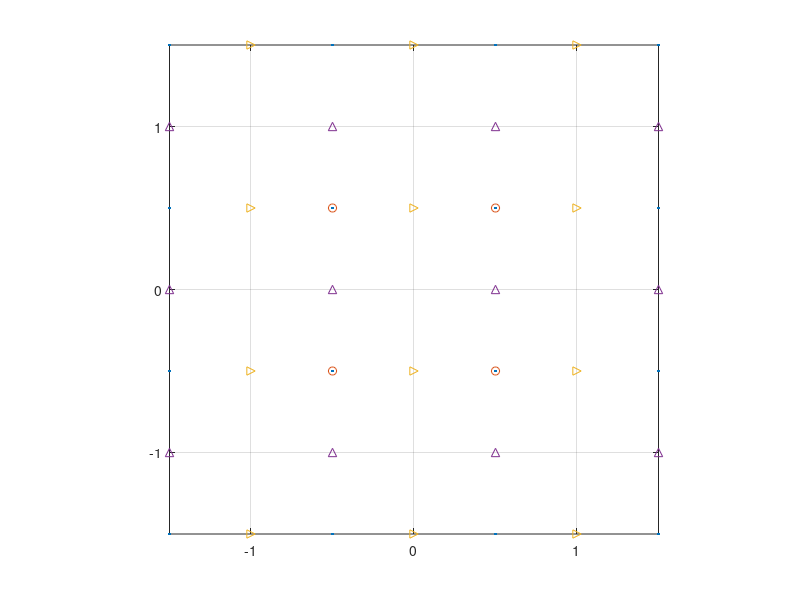

Write MATLAB code to recreate this figure.
% The main solver code.
function main
    clc;
    % Physical quantities
    alpha = 0; % Peclet number
    beta  = 0; % Applied electric field
    vel = 0; % Particle velocity 
    
    % Grid creation
    x = linspace(-1, 1, 3);
    y = linspace(-1, 1, 3);
    [sz, Xc, Yc, Xx, Yx, Xy, Yy, Xi, Yi] = create_grids(x, y, 1);
    Ic = interior(sz + 2);
    [Ju Iu Jd Id Jl Il Jr Ir] = boundary(Ic);
    K  = [Ju Iu; Jd Id; Jl Il; Jr Ir]; % (Xc, Yc)
    M = [0*Ju+1 0*Iu-1; 0*Jd+1 0*Id-1; 0*Jl+1 0*Il; 0*Jr+1 0*Ir];
    
    [Jux Iux Jdx Idx Jlx Ilx Jrx Irx] = boundary(interior(sz + [1 2]));
    Kx = [Jux Iux; Jdx Idx; Jlx Ilx; Jrx Irx]; % (Xx, Yx)
    Mx = [0*Jux+1, 0*Iux-1; 0*Jdx+1, 0*Idx-1; ...
          0*Jlx+1, 0*Ilx; 0*Jrx+1 0*Irx];
    
    [Juy Iuy Jdy Idy Jly Ily Jry Iry] = boundary(interior(sz + [2 1]));
    Ky = [Juy Iuy; Jdy Idy; Jly Ily; Jry Iry]; % (Xy, Yy)
    My = [0*Juy+1, 0*Iuy; 0*Jdy+1, 0*Idy; ...
          0*[Jly, Ily; Jry, Iry]+0.5];
    
    % Guess initial values for all variables
    Phi = zeros(sz) + randn(sz)/100;
    C = rand(sz);
    Vx = randn(sz - [1 0]);
    Vy = randn(sz - [0 1]);
    P = randn(sz);
    
    % Iterations
    iters = [1 2 4];
    L = laplacian(Ic, Xc, Yc);
    [Gx_p, L_vx0, Gx_vx0] = stokes1(1, Xx, Yx, Xi, Yi);
    [Gy_p, L_vy0, Gy_vy0] = stokes1(2, Xy, Yy, Xi, Yi);
    

    for iter = 1:1000
        %%% Stokes equation (for Vx, Vy, P)
        Fx = shave(Xx, 1, 1) * 0;
        Fy = shave(Yy, 1, 1) * 0;
        div = zeros(sz);
        
        ux = [0*Jux; 0*Jdx; 0*Jlx; 0*Jrx];
        [L_vx,  Fx] = subst(-L_vx0, Fx, Kx, Mx, ux);
        [Gx_vx, div] = subst(Gx_vx0, div, Kx, Mx, ux);
        
        uy = [0*Juy; 0*Jdy; 0*Jly; 0*Jry];
        [L_vy,  Fy] = subst(-L_vy0, Fy, Ky, My, uy);
        [Gy_vy, div] = subst(Gy_vy0, div, Ky, My, uy);
        
        A = [L_vx, sparse(size(L_vx, 1), size(L_vy, 2)), Gx_p; ...
             sparse(size(L_vy, 1), size(L_vx, 2)), L_vy, Gy_p; ...
             Gx_vx, Gy_vy, sparse(prod(sz), prod(sz))];
        f = [Fx; Fy; div];
        
        [Mr, Mb] = stokes_vanka_redblack(sz, A);
        x = [Vx(:); Vy(:); P(:)];
        for k = 1:iters(1)
            r = f - A*x;    x = x + Mr*r; 
            r = f - A*x;    x = x + Mb*r;
        end
        Vx = reshape(x(1:numel(Fx)), sz - [1 0]);
        Vy = reshape(x((1:numel(Fy)) + numel(Fx)), sz - [0 1]);
        P = reshape(x((1 + numel(Fx) + numel(Fy)):end), sz);
        P = P - mean(P(:)); % re-normalize P

        %%% Diffusion-advection (for C)        
        Cl = exp(-Phi(1, :));
        Cr = 0*Cl + 1;
        u = [0*[Ju; Jd]; Cl(:); Cr(:)];
        
        VxR = 0*Yx(end, 2:end-1);
        VxL = zeros(1, size(Vx, 2));
        VyU = zeros(size(Vy, 1), 1);
        VyD = zeros(size(Vy, 1), 1);
        
        A = advection(Ic, Xc, Yc, [VxL; Vx; VxR], [VyD, Vy, VyU], 'central');        
        [A, f] = subst(L - A, zeros(sz), K, M, u);
        C = iterate(C, A, f, iters(2));
        C0 = [Cl; C; Cr]; % Expand C with ghost points
        
        %%% Laplace equation (for Phi)
        A = laplacian(Ic, Xc, Yc, [C0(:, 1), C0, C0(:, end)]);
        u = [0*[Ju; Jd]; -log(col(C(1, :))); 0*Jr];
        [A, f] = subst(A, zeros(sz), K, M, u);
        Phi = iterate(Phi, A, f, iters(3));
    end
    % Results
    Phi, C, Vx, Vy, P

    save results
end

function A = shave(A, rows, cols)
    A = A(1+rows : end-rows, 1+cols : end-cols);
end

function x = iterate(x, A, f, N)
    sz = size(x);
    x = x(:);
    for i = 1:N
        r = f - A * x;
        x = x + dinv(A) * r;
    end
    x = reshape(x, sz);
end

function [M1, M2] = stokes_vanka_redblack(sz, A)
    K = 1:prod(sz);
    K = K(:);
    [I, J] = ind2sub(sz, K);
    
    % Same indices for variables and equations.
    % CR: make this offset hack better.
    V = [[index(sz - [1 0], I-1, J), index(sz - [1 0], I, J)], ...
         [index(sz - [0 1], I, J-1), index(sz - [0 1], I, J)] + prod(sz - [1 0]), ...
         K + prod(sz - [1 0]) + prod(sz - [0 1])];
    
    K = logical(mod(I - J, 2)); 
    V1 = arr2cell(V( K, :)); % odd
    V2 = arr2cell(V(~K, :)); % even
    
    M1 = vanka(A, V1, V1);
    M2 = vanka(A, V2, V2);

    function C = arr2cell(A)
        C = cell(size(A, 1), 1);
        for k = 1:numel(C)
            a = A(k, :);
            a = a(~isnan(a));
            C{k} = a(:);
        end
    end

    function K = index(sz, I, J)
        Q = (1 <= I) & (I <= sz(1)) & (1 <= J) & (J <= sz(2));
        K = nan(size(Q));
        K(Q) = sub2ind(sz, I(Q), J(Q));
    end

end

% Vanka-type smoother construction.
function [M] = vanka(A, V, E)

    % V is a cell array, whose k-th entry contains k-th subdomain indices
    nonzeros = 0;
    for k = 1:numel(V)
        nonzeros = nonzeros + numel(V{k}).^2;
    end
    % Preallocate memory for non-zeroes
    inverses = zeros(nonzeros, 1);
    indices = zeros(size(inverses));

    sz = size(A); % Pre-compute A size
    offset = 0;
    for k = 1:numel(V)
         % Process current index set:
        J = col(V{k});
        I = col(E{k});
        N = numel(J); 
        % Invert current submatrix
        inverses( offset + (1:N^2) ) = inv( A(I, J) );
        % Save its indices at A
        indices( offset + (1:N^2) ) = index_ndgrid(sz, J, I);
        offset = offset + N^2;
    end
    % Construct sparse matrix M for pre-conditioning
    M = mksparse(sz, indices, inverses);

    % r = f - Ax
    % x' = x + M r 
    % x' = (I - MA)x + Mf
    % x' = Tx + d
end

function K = index_ndgrid(sz, I, J)
    [I, J] = ndgrid(I, J);
    K = sub2ind(sz, I, J);
end
function S = mksparse(sz, indices, values)
    [I, J] = ind2sub(sz, indices);
    S = sparse(I, J, values, sz(1), sz(2));
end

% Construct Stokes equation for specified dimension.
function [Gp, Lv, Gv] = stokes1(dim, Xs, Ys, X, Y)
    sz = size(0*Xs + 0*Ys);
    I = interior(sz);
    Lv = laplacian(I, Xs, Ys);
    % full(Lv)
    dir = (1:numel(sz)) == dim;
    K = I | shift(I, -dir); % add first row/column
    Gv = gradient(K, Xs, Ys, dir);
    % full(Gv)
    I = true(size(0*X+0*Y));
    K = I & shift(I, -dir); % remove last row/column
    Gp = gradient(K, X, Y, dir);
    % full(Gp)
end

% Sparse gradient operator.
function G = gradient(K, X, Y, dir)
    sz = size(K);
    [I, J] = ind2sub(sz, find(K));
    K1 = sub2ind(sz, I, J);
    K2 = sub2ind(sz, I + dir(1), J + dir(2));
    K0 = sub2ind(sz - dir, I, J);
    switch find(dir)
        case 1, D = X(K2) - X(K1);
        case 2, D = Y(K2) - Y(K1);
    end
    G = sparse([1:numel(K0), 1:numel(K0)], [K1 K2], 1./[-D D], ...
        numel(K0), prod(sz));
end

function [Ju Iu Jd Id Jl Il Jr Ir] = boundary(I)
    Jl = find(  shift(I, [-1, 0]) & ~I ); 
    Il = find( ~shift(I, [+1, 0]) &  I ); 
    Jr = find(  shift(I, [+1, 0]) & ~I ); 
    Ir = find( ~shift(I, [-1, 0]) &  I ); 
    Jd = find(  shift(I, [0, -1]) & ~I ); 
    Id = find( ~shift(I, [0, +1]) &  I ); 
    Ju = find(  shift(I, [0, +1]) & ~I ); 
    Iu = find( ~shift(I, [0, -1]) &  I ); 
end

function I = shift(I, Q)

    sz = size(I);
    Qp = max(Q, 0); % positive shifts
    Qn = min(Q, 0); % negative shifts

    I = [zeroes(Q(1), size(I, 2)); ...
         I(1-Qn(1):end-Qp(1), :); ...
         zeroes(-Q(1), size(I, 2))];

    I = [zeroes(size(I, 1), Q(2)), ...
         I(:, 1-Qn(2):end-Qp(2)), ...
         zeroes(size(I, 1), -Q(2))];

    function Z = zeroes(n, m)
        Z = false(min(max([n m], 0), sz));
    end

end

% Substitude Mx(K)=u into Ax=f, removing eliminated variables.
% The first coordinate for each M's row is eliminated.
% In addition, all zero columns are eliminated from A.
function [A, f] = subst(A, f, K, M, u)

    P = K(:, 1); % P is to-be-eliminated variable vector
    K(:, 1) = []; % K now contains dependent variables
    S = diag(1 ./ M(:, 1)); % Rescaling according to first coordinate

    u = S * u(:);
    f = f(:) - A(:, P) * u;

    n = size(A, 2); % n = # of variables.
    
    M = S * M(:, 2:end);
    T = sparse(repmat(P, 1, size(K, 2)), K, M, n, n);
    A = A - A * T;
    A(:, P) = [];

    A(:, ~any(A, 1)) = [];
end

function I = interior(sz)
    % Array of true values
    I = true(sz);
    % Exclude boundary points' indices (special handling of 1D)
    I([1 sz(1)], :) = false;
    I(:, [1 sz(2)]) = false; 
end

% Laplacian discretization using sparse matrix
function A = laplacian(interior, X, Y, C)    
    sz = size(interior);
    N = prod(sz);
    if nargin < 4
        C = ones(sz); % Assume uniform C
    end

    ind = @(I, J) sub2ind(sz, I, J);
    K = find(interior); % Fill only interior points
    K = K(:);
    [I, J] = ind2sub(sz, K);
    Dp = repmat([1 0 -1], [numel(K) 1]); 
    % NOTE: The stencil is constructed as: [forward, middle, backward] coefficients.
    Ip = repmat(I, [1 3]);
    Jp = repmat(J, [1 3]);

    % Build 2D sparse matrix L = "Dxx/Mxx" + "Dyy/Myy":

    % for X
    Kr = ind(I+1, J); % Left
    Kl = ind(I-1, J); % Right
    Dxx = ... % Laplacian stencil in X direction
     col(( C(Kr) + C(K) ) ./ (( X(Kr) - X(K) ))) * [1 -1 0] -  ...
     col(( C(K) + C(Kl) ) ./ (( X(K) - X(Kl) ))) * [0 1 -1];
    P = ind(Ip + Dp, Jp); % column indices
    Dxx = sparse(repmat((1:numel(K))', [1 3]), P, Dxx, numel(K), N);
    % The denumerator is separated, for A to be symmetric
    % (since the original operator is self-adjoint).
    Mxx = sparse(1:numel(K), 1:numel(K), (X(Kr) - X(Kl)), numel(K), numel(K));
    % Laplacian for X direction is (pinv(Mxx) * Dxx)

    % for Y
    Ku = ind(I, J+1); % Up
    Kd = ind(I, J-1); % Down
    Dyy = ... % Laplacian stencil in Y direction
     col(( C(Ku) + C(K) ) ./ (( Y(Ku) - Y(K) ))) * [1 -1 0] -  ...
     col(( C(K) + C(Kd) ) ./ (( Y(K) - Y(Kd) ))) * [0 1 -1];
    P = ind(Ip, Jp + Dp); % column indices
    Dyy = sparse(repmat((1:numel(K))', [1 3]), P, Dyy, numel(K), N);
    % The denumerator is separated, for A to be symmetric
    % (since the original operator is self-adjoint).
    Myy = sparse(1:numel(K), 1:numel(K), (Y(Ku) - Y(Kd)), numel(K), numel(K));
    % Laplacian for Y direction is (pinv(Myy) * Dyy)

    % % The actual Laplacian matrix is:
    % A = dinv(Mxx) * Dxx + dinv(Myy) * Dyy;

    % Pre-multiply it by (Mxx * Myy) for symmetry of A.
    M = Mxx * Myy;
    L = Myy * Dxx + Mxx * Dyy;
    A = dinv(M) * L;
end

% Diffusion advection discretization using sparse matrix
function A = advection(interior, X, Y, Vx, Vy, method)    
    sz = size(interior);
    N = numel(interior);

    ind = @(I, J) sub2ind(sz, I, J);
    K = find(interior); % Fill only interior points
    K = K(:);
    [I, J] = ind2sub(sz, K);
    Dp = repmat([1 0 -1], [numel(K) 1]); 
    % NOTE: The stencil is constructed as: [forward, middle, backward] coefficients.
    Ip = repmat(I, [1 3]);
    Jp = repmat(J, [1 3]);
    Kp = repmat(K, [1 3]); % interior variables' indices, for 1D stencil

    switch method
        case 'upwind'
            Dx = sparse(N, N);
            if sz(1) > 1 % for X
                Kr = ind(I+1, J); % Left
                Kl = ind(I-1, J); % Right
                P = ind(Ip + Dp, Jp); % column indices
                Dx_r = sparse(K, K, 1./(X(Kr) - X(K)), N, N) * ...
                       sparse(Kp, P, ones(size(K)) * [1 -1 0], N, N);
                Dx_l = sparse(K, K, 1./(X(K) - X(Kl)), N, N) * ...
                       sparse(Kp, P, ones(size(K)) * [0 1 -1], N, N);
                % Find upstream direction
                Sx = sign(convn(Vx, [1; 1]/2, 'valid'));
                Dx = sparse(K, K, (Sx > 0) .* Vx(1:end-1, :), N, N) * Dx_l + ...
                     sparse(K, K, (Sx < 0) .* Vx(2:end,   :), N, N) * Dx_r;
            end
            Dy = sparse(N, N);
            if sz(2) > 1 % for Y
                Ku = ind(I, J+1); % Up
                Kd = ind(I, J-1); % Down
                P = ind(Ip, Jp + Dp); % column indices
                Dy_u = sparse(K, K, 1./(Y(Ku) - Y(K)), N, N) * ...
                     sparse(Kp, P, ones(size(K)) * [1 -1 0], N, N);
                Dy_d = sparse(K, K, 1./(Y(K) - Y(Kd)), N, N) * ...
                     sparse(Kp, P, ones(size(K)) * [0 1 -1], N, N);
                % Find upstream direction
                Sy = sign(convn(Vy, [1, 1]/2, 'valid'));
                Dy = sparse(K, K, (Sy > 0) .* Vy(:, 1:end-1), N, N) * Dy_d + ...
                     sparse(K, K, (Sy < 0) .* Vy(:, 2:end  ), N, N) * Dy_u;
            end

        case 'central'
            Dx = sparse(N, N);
            if sz(1) > 1 % for X
                Kr = ind(I+1, J); % Left
                Kl = ind(I-1, J); % Right
                P = ind(Ip + Dp, Jp); % column indices
                Vx = convn(Vx, [1; 1]/2, 'valid');
                Dx = sparse(K, K, Vx(:)./(X(Kr) - X(Kl)), N, N) * ...
                     sparse(Kp, P, ones(size(K)) * [1 0 -1], N, N);
            end
            Dy = sparse(N, N);
            if sz(2) > 1 % for Y
                Ku = ind(I, J+1); % Up
                Kd = ind(I, J-1); % Down
                P = ind(Ip, Jp + Dp); % column indices
                Vy = convn(Vy, [1, 1]/2, 'valid');
                Dy = sparse(K, K, Vy(:)./(Y(Ku) - Y(Kd)), N, N) * ...
                     sparse(Kp, P, ones(size(K)) * [1 0 -1], N, N);
            end

        otherwise
            error('Unsupported %s!', method)
    end

    A = Dx + Dy;
    A = A(interior, :);
end

function [sz, Xc, Yc, Xx, Yx, Xy, Yy, Xi, Yi] = create_grids(x, y, verbose)
    x = x(:); y = y(:); sz = [numel(x) numel(y)] - 1;
    % extended grid (for ghost points)
    xg = [2*x(1) - x(2); x; 2*x(end) - x(end-1)];
    yg = [2*y(1) - y(2); y; 2*y(end) - y(end-1)];
    % cell-centered coordinates
    xc = average(xg, [1; 1]/2);
    yc = average(yg, [1; 1]/2);
    % NDGRID convention
    [Xc, Yc] = ndgrid(xc, yc);
    [Xx, Yx] = ndgrid(xg(2:end-1), yc);
    [Xy, Yy] = ndgrid(xc, yg(2:end-1));
    [Xi, Yi] = ndgrid(xc(2:end-1), yc(2:end-1));

    if nargin > 2 && verbose        
        plot(Xc(:), Yc(:), '.', Xi(:), Yi(:), 'o', ...
             Xx(:), Yx(:), '>', Xy(:), Yy(:), '^');
        set(gca, 'XTick', x, 'YTick', y, 'XGrid', 'on', 'YGrid', 'on');
        axis square; 
    end
end

function A = average(A, h)
    A = convn(A, h, 'valid');
end

% R = pseudo-inverse of diag(A).
function R = dinv(A)
    d = full(diag(A));
    I = find(d);
    d(I) = 1 ./ d(I);
    N = numel(d);
    R = sparse(1:N, 1:N, d);
end

% Converts x to a column vector = x(:)
function x = col(x)
    x = x(:);
end
